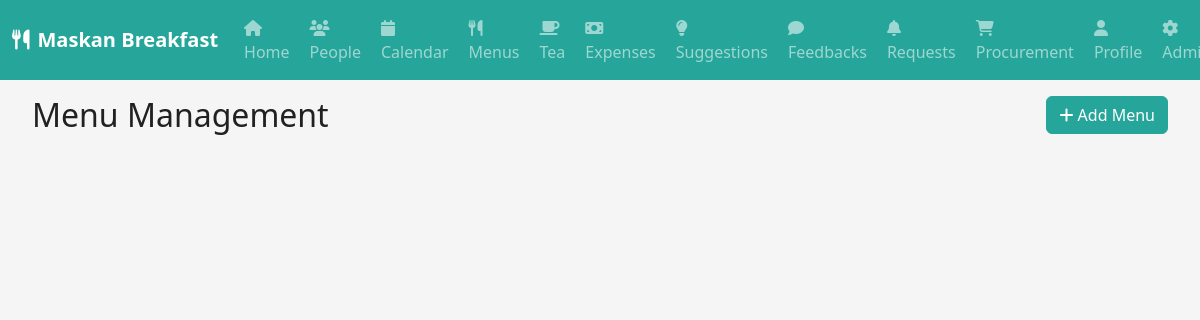
Page /menus (signed in) on the earlier database version.
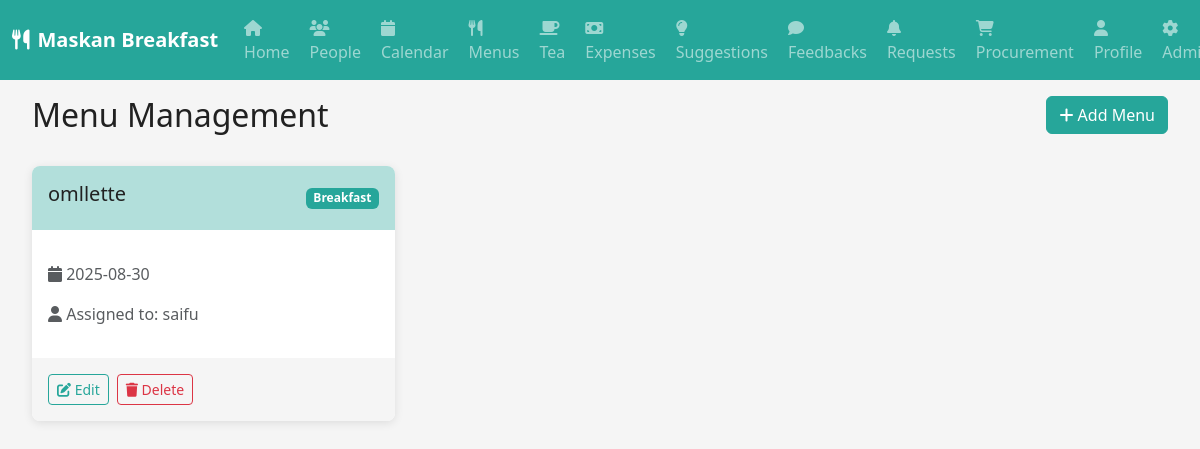
Same page on the later database version.
### models.py (models this page shows)
class Menu(db.Model):
    id = db.Column(db.Integer, primary_key=True)
    title = db.Column(db.String(100), nullable=False)
    description = db.Column(db.Text)
    date = db.Column(db.Date, nullable=False)
    meal_type = db.Column(db.String(20), nullable=False)  # breakfast, lunch, dinner
    assigned_to_id = db.Column(db.Integer, db.ForeignKey('user.id'))
    created_by_id = db.Column(db.Integer, db.ForeignKey('user.id'))
    floor = db.Column(db.Integer, nullable=False)
    created_at = db.Column(db.DateTime, default=datetime.utcnow)
    assigned_to = db.relationship('User', foreign_keys=[assigned_to_id])
    created_by = db.relationship('User', foreign_keys=[created_by_id])

class User(db.Model):
    id = db.Column(db.Integer, primary_key=True)
    username = db.Column(db.String(64), unique=True, nullable=True)
    email = db.Column(db.String(120), unique=True, nullable=False)
    password_hash = db.Column(db.String(256))
    role = db.Column(db.String(20), nullable=False)
    floor = db.Column(db.Integer, nullable=True)
    is_verified = db.Column(db.Boolean, default=False)
    created_at = db.Column(db.DateTime, default=datetime.utcnow)
    updated_at = db.Column(db.DateTime, default=datetime.utcnow, onupdate=datetime.utcnow)

### routes.py (the view, shortened to what this page needs)
@app.route('/menus', methods=['GET', 'POST'])
def menus():
    if 'user_id' not in session:
        return redirect(url_for('login'))
    user = User.query.get(session['user_id'])
    menus = Menu.query.filter_by(floor=user.floor).order_by(Menu.date.desc()).all()
    floor_users = User.query.filter_by(floor=user.floor).all()
    return render_template('menus.html', user=user, menus=menus, floor_users=floor_users)

### routes.py (called while the page is built)
@app.context_processor
def inject_user():
    if 'user_id' in session:
        user = User.query.get(session['user_id'])
        return dict(current_user=user)
    return dict(current_user=None)

### templates/menus.html (shortened to what this page needs)
{% extends "base.html" %}
{% block content %}
<div class="container-fluid">
    <div class="row mb-4">
        <div class="col-md-6">
            <h2>Menu Management</h2>
        </div>
        <div class="col-md-6 text-end">
            {% if current_user.role in ['admin', 'pantryHead'] %}
            <button class="btn btn-teal" data-bs-toggle="modal" data-bs-target="#addMenuModal">
                <i class="fas fa-plus"></i> Add Menu
            </button>
            {% endif %}
        </div>
    </div>
    <div class="row">
        {% for menu in menus %}
        <div class="col-md-6 col-lg-4 mb-3">
            <div class="menu-card">
                <div class="menu-header">
                    <h5>{{ menu.title }}</h5>
                    <span class="badge bg-teal">{{ menu.meal_type.title() }}</span>
                </div>
                <div class="menu-body">
                    <p class="text-muted">
                        <i class="fas fa-calendar"></i> {{ menu.date.strftime('%Y-%m-%d') }}
                    </p>
                    {% if menu.assigned_to %}
                    <p class="text-muted">
                        <i class="fas fa-user"></i> Assigned to: {{ menu.assigned_to.username or menu.assigned_to.email }}
                    </p>
                    {% endif %}
                </div>
                {% if current_user.role in ['admin', 'pantryHead'] %}
                <div class="menu-actions">
                    <button class="btn btn-sm btn-outline-teal">
                        <i class="fas fa-edit"></i> Edit
                    </button>
                    <button class="btn btn-sm btn-outline-danger">
                        <i class="fas fa-trash"></i> Delete
                    </button>
                </div>
                {% endif %}
            </div>
        </div>
        {% endfor %}
    </div>
</div>
{% endblock %}

Differences in the rows shown:
added Menu: title "omllette", meal_type "Breakfast", date "2025-08-30", assigned_to "saifu"
